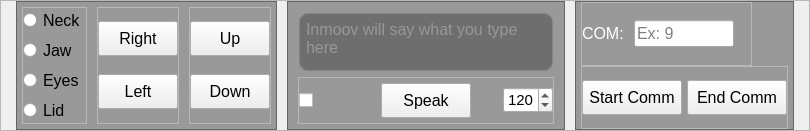
    <widget class="QFrame" name="bottomFrame">
     <property name="frameShape">
      <enum>QFrame::Shape::StyledPanel</enum>
     </property>
     <property name="frameShadow">
      <enum>QFrame::Shadow::Raised</enum>
     </property>
     <layout class="QHBoxLayout" name="horizontalLayout_7">
      <property name="spacing">
       <number>10</number>
      </property>
      <property name="leftMargin">
       <number>15</number>
      </property>
      <property name="topMargin">
       <number>0</number>
      </property>
      <property name="rightMargin">
       <number>15</number>
      </property>
      <property name="bottomMargin">
       <number>0</number>
      </property>
      <item alignment="Qt::AlignmentFlag::AlignLeft">
       <widget class="QFrame" name="controlArmFrame">
        <property name="styleSheet">
         <string notr="true">QFrame #controlArmFrame{
background-color:rgba(55, 55, 55, 120);
}</string>
        </property>
        <property name="frameShape">
         <enum>QFrame::Shape::StyledPanel</enum>
        </property>
        <property name="frameShadow">
         <enum>QFrame::Shadow::Raised</enum>
        </property>
        <layout class="QHBoxLayout" name="horizontalLayout_8">
         <property name="spacing">
          <number>10</number>
         </property>
         <property name="leftMargin">
          <number>5</number>
         </property>
         <property name="topMargin">
          <number>5</number>
         </property>
         <property name="rightMargin">
          <number>5</number>
         </property>
         <property name="bottomMargin">
          <number>5</number>
         </property>
         <item>
          <widget class="QFrame" name="partsFrame">
           <property name="frameShape">
            <enum>QFrame::Shape::StyledPanel</enum>
           </property>
           <property name="frameShadow">
            <enum>QFrame::Shadow::Raised</enum>
           </property>
           <layout class="QVBoxLayout" name="verticalLayout_2">
            <property name="spacing">
             <number>5</number>
            </property>
            <property name="leftMargin">
             <number>0</number>
            </property>
            <property name="topMargin">
             <number>0</number>
            </property>
            <property name="rightMargin">
             <number>0</number>
            </property>
            <property name="bottomMargin">
             <number>0</number>
            </property>
            <item>
             <widget class="QRadioButton" name="neckRadio">
              <property name="font">
               <font>
                <family>Segoe UI</family>
                <pointsize>12</pointsize>
               </font>
              </property>
              <property name="styleSheet">
               <string notr="true"/>
              </property>
              <property name="text">
               <string>Neck</string>
              </property>
             </widget>
            </item>
            <item>
             <widget class="QRadioButton" name="jawRadio">
              <property name="font">
               <font>
                <family>Segoe UI</family>
                <pointsize>12</pointsize>
               </font>
              </property>
              <property name="styleSheet">
               <string notr="true"/>
              </property>
              <property name="text">
               <string>Jaw</string>
              </property>
             </widget>
            </item>
            <item>
             <widget class="QRadioButton" name="eyesRadio">
              <property name="font">
               <font>
                <family>Segoe UI</family>
                <pointsize>12</pointsize>
               </font>
              </property>
              <property name="styleSheet">
               <string notr="true"/>
              </property>
              <property name="text">
               <string>Eyes</string>
              </property>
             </widget>
            </item>
            <item>
             <widget class="QRadioButton" name="lidRadio">
              <property name="font">
               <font>
                <pointsize>12</pointsize>
               </font>
              </property>
              <property name="text">
               <string>Lid</string>
              </property>
             </widget>
            </item>
           </layout>
          </widget>
         </item>
         <item>
          <widget class="QFrame" name="controlButtonsFrame">
           <property name="frameShape">
            <enum>QFrame::Shape::StyledPanel</enum>
           </property>
           <property name="frameShadow">
            <enum>QFrame::Shadow::Raised</enum>
           </property>
           <layout class="QVBoxLayout" name="verticalLayout_7">
            <property name="spacing">
             <number>5</number>
            </property>
            <property name="leftMargin">
             <number>0</number>
            </property>
            <property name="topMargin">
             <number>0</number>
            </property>
            <property name="rightMargin">
             <number>0</number>
            </property>
            <property name="bottomMargin">
             <number>0</number>
            </property>
            <item>
             <widget class="QPushButton" name="rightButton">
              <property name="minimumSize">
               <size>
                <width>80</width>
                <height>35</height>
               </size>
              </property>
              <property name="font">
               <font>
                <family>Segoe UI</family>
                <pointsize>12</pointsize>
               </font>
              </property>
              <property name="styleSheet">
               <string notr="true">QPushButton:hover {
    background-color:rgba(228, 96, 218, 50);
}

QPushButton:pressed {
    background-color:rgba(228, 96, 218, 150);
    border: 2px solid #CCCCCC; 
}
</string>
              </property>
              <property name="text">
               <string>Right</string>
              </property>
             </widget>
            </item>
            <item>
             <widget class="QPushButton" name="leftButton">
              <property name="minimumSize">
               <size>
                <width>80</width>
                <height>35</height>
               </size>
              </property>
              <property name="font">
               <font>
                <family>Segoe UI</family>
                <pointsize>12</pointsize>
               </font>
              </property>
              <property name="styleSheet">
               <string notr="true">QPushButton:hover {
	background-color: rgba(85, 170, 255, 50);
}

QPushButton:pressed {
    background-color: rgba(85, 170, 255, 150);
    border: 2px solid #CCCCCC; 
}
</string>
              </property>
              <property name="text">
               <string>Left</string>
              </property>
             </widget>
            </item>
           </layout>
          </widget>
         </item>
         <item>
          <widget class="QFrame" name="secondaryControlButtonFrame">
           <property name="frameShape">
            <enum>QFrame::Shape::StyledPanel</enum>
           </property>
           <property name="frameShadow">
            <enum>QFrame::Shadow::Raised</enum>
           </property>
           <layout class="QVBoxLayout" name="verticalLayout_12">
            <property name="spacing">
             <number>5</number>
            </property>
            <property name="leftMargin">
             <number>0</number>
            </property>
            <property name="topMargin">
             <number>0</number>
            </property>
            <property name="rightMargin">
             <number>0</number>
            </property>
            <property name="bottomMargin">
             <number>0</number>
            </property>
            <item>
             <widget class="QPushButton" name="upButton">
              <property name="minimumSize">
               <size>
                <width>80</width>
                <height>35</height>
               </size>
              </property>
              <property name="font">
               <font>
                <family>Segoe UI</family>
                <pointsize>12</pointsize>
               </font>
              </property>
              <property name="styleSheet">
               <string notr="true">QPushButton:hover {
    background-color:rgba(228, 96, 218, 50);
}

QPushButton:pressed {
    background-color:rgba(228, 96, 218, 150);
    border: 2px solid #CCCCCC; 
}
</string>
              </property>
              <property name="text">
               <string>Up</string>
              </property>
             </widget>
            </item>
            <item>
             <widget class="QPushButton" name="downButton">
              <property name="minimumSize">
               <size>
                <width>80</width>
                <height>35</height>
               </size>
              </property>
              <property name="font">
               <font>
                <family>Segoe UI</family>
                <pointsize>12</pointsize>
               </font>
              </property>
              <property name="styleSheet">
               <string notr="true">QPushButton:hover {
	background-color: rgba(85, 170, 255, 50);
}

QPushButton:pressed {
    background-color: rgba(85, 170, 255, 150);
    border: 2px solid #CCCCCC; 
}
</string>
              </property>
              <property name="text">
               <string>Down</string>
              </property>
             </widget>
            </item>
           </layout>
          </widget>
         </item>
        </layout>
       </widget>
      </item>
      <item alignment="Qt::AlignmentFlag::AlignHCenter">
       <widget class="QFrame" name="speakFrame">
        <property name="styleSheet">
         <string notr="true">QFrame #speakFrame{
background-color:rgba(55, 55, 55, 120);
}</string>
        </property>
        <property name="frameShape">
         <enum>QFrame::Shape::StyledPanel</enum>
        </property>
        <property name="frameShadow">
         <enum>QFrame::Shadow::Raised</enum>
        </property>
        <layout class="QVBoxLayout" name="verticalLayout_10">
         <property name="spacing">
          <number>5</number>
         </property>
         <property name="leftMargin">
          <number>10</number>
         </property>
         <property name="topMargin">
          <number>10</number>
         </property>
         <property name="rightMargin">
          <number>10</number>
         </property>
         <property name="bottomMargin">
          <number>5</number>
         </property>
         <item>
          <widget class="QTextEdit" name="textToSpeechEdit">
           <property name="sizePolicy">
            <sizepolicy hsizetype="Fixed" vsizetype="Fixed">
             <horstretch>0</horstretch>
             <verstretch>0</verstretch>
            </sizepolicy>
           </property>
           <property name="maximumSize">
            <size>
             <width>16777215</width>
             <height>60</height>
            </size>
           </property>
           <property name="font">
            <font>
             <pointsize>12</pointsize>
            </font>
           </property>
           <property name="styleSheet">
            <string notr="true"> QTextEdit {
    background-color: rgba(80, 80, 80, 150);
    border-radius: 10px;
    padding:2px;
    border: 2px solid rgba(150, 150, 150, 150);
    color: silver;
}

QTextEdit:hover {
	background-color: rgba(80, 80, 80, 150);
    border: 2px solid rgba(255, 255, 255, 150);
}</string>
           </property>
           <property name="autoFormatting">
            <set>QTextEdit::AutoFormattingFlag::AutoNone</set>
           </property>
           <property name="documentTitle">
            <string/>
           </property>
           <property name="overwriteMode">
            <bool>true</bool>
           </property>
           <property name="placeholderText">
            <string>Inmoov will say what you type here</string>
           </property>
          </widget>
         </item>
         <item>
          <widget class="QFrame" name="speakControlFrame">
           <property name="frameShape">
            <enum>QFrame::Shape::StyledPanel</enum>
           </property>
           <property name="frameShadow">
            <enum>QFrame::Shadow::Raised</enum>
           </property>
           <layout class="QHBoxLayout" name="horizontalLayout_2">
            <property name="spacing">
             <number>0</number>
            </property>
            <property name="leftMargin">
             <number>0</number>
            </property>
            <property name="topMargin">
             <number>0</number>
            </property>
            <property name="rightMargin">
             <number>0</number>
            </property>
            <property name="bottomMargin">
             <number>0</number>
            </property>
            <item alignment="Qt::AlignmentFlag::AlignLeft">
             <widget class="QCheckBox" name="voiceCheck">
              <property name="sizePolicy">
               <sizepolicy hsizetype="Fixed" vsizetype="Fixed">
                <horstretch>0</horstretch>
                <verstretch>0</verstretch>
               </sizepolicy>
              </property>
              <property name="toolTip">
               <string>Speech Voice</string>
              </property>
              <property name="toolTipDuration">
               <number>2000</number>
              </property>
              <property name="text">
               <string/>
              </property>
             </widget>
            </item>
            <item alignment="Qt::AlignmentFlag::AlignHCenter">
             <widget class="QPushButton" name="speakButton">
              <property name="sizePolicy">
               <sizepolicy hsizetype="Fixed" vsizetype="Fixed">
                <horstretch>0</horstretch>
                <verstretch>0</verstretch>
               </sizepolicy>
              </property>
              <property name="minimumSize">
               <size>
                <width>90</width>
                <height>35</height>
               </size>
              </property>
              <property name="font">
               <font>
                <family>Segoe UI</family>
                <pointsize>12</pointsize>
                <bold>false</bold>
               </font>
              </property>
              <property name="styleSheet">
               <string notr="true">QPushButton:hover {
    background-color:rgba(255, 144, 0, 50);    
}


QPushButton:pressed {
    background-color:rgba(255, 144, 0, 150);
    border: 2px solid #CCCCCC; 
}
</string>
              </property>
              <property name="text">
               <string>Speak</string>
              </property>
             </widget>
            </item>
            <item alignment="Qt::AlignmentFlag::AlignRight">
             <widget class="QSpinBox" name="rateSpin">
              <property name="maximumSize">
               <size>
                <width>50</width>
                <height>16777215</height>
               </size>
              </property>
              <property name="font">
               <font>
                <pointsize>11</pointsize>
               </font>
              </property>
              <property name="toolTip">
               <string>Speech Rate</string>
              </property>
              <property name="toolTipDuration">
               <number>2000</number>
              </property>
              <property name="styleSheet">
               <string notr="true"/>
              </property>
              <property name="alignment">
               <set>Qt::AlignmentFlag::AlignCenter</set>
              </property>
              <property name="keyboardTracking">
               <bool>false</bool>
              </property>
              <property name="showGroupSeparator" stdset="0">
               <bool>false</bool>
              </property>
              <property name="minimum">
               <number>60</number>
              </property>
              <property name="maximum">
               <number>400</number>
              </property>
              <property name="singleStep">
               <number>20</number>
              </property>
              <property name="value">
               <number>120</number>
              </property>
             </widget>
            </item>
           </layout>
          </widget>
         </item>
        </layout>
       </widget>
      </item>
      <item alignment="Qt::AlignmentFlag::AlignRight">
       <widget class="QFrame" name="communicationFrame">
        <property name="styleSheet">
         <string notr="true">QFrame #communicationFrame{
background-color:rgba(55, 55, 55, 120);
}</string>
        </property>
        <property name="frameShape">
         <enum>QFrame::Shape::StyledPanel</enum>
        </property>
        <property name="frameShadow">
         <enum>QFrame::Shadow::Raised</enum>
        </property>
        <layout class="QVBoxLayout" name="verticalLayout_6">
         <property name="spacing">
          <number>0</number>
         </property>
         <property name="leftMargin">
          <number>5</number>
         </property>
         <property name="topMargin">
          <number>0</number>
         </property>
         <property name="rightMargin">
          <number>5</number>
         </property>
         <property name="bottomMargin">
          <number>0</number>
         </property>
         <item alignment="Qt::AlignmentFlag::AlignLeft">
          <widget class="QFrame" name="portFrame">
           <property name="frameShape">
            <enum>QFrame::Shape::StyledPanel</enum>
           </property>
           <property name="frameShadow">
            <enum>QFrame::Shadow::Raised</enum>
           </property>
           <layout class="QHBoxLayout" name="horizontalLayout_5">
            <property name="spacing">
             <number>10</number>
            </property>
            <property name="leftMargin">
             <number>0</number>
            </property>
            <property name="topMargin">
             <number>0</number>
            </property>
            <property name="rightMargin">
             <number>0</number>
            </property>
            <property name="bottomMargin">
             <number>0</number>
            </property>
            <item>
             <widget class="QLabel" name="comLabel">
              <property name="sizePolicy">
               <sizepolicy hsizetype="Fixed" vsizetype="Fixed">
                <horstretch>0</horstretch>
                <verstretch>0</verstretch>
               </sizepolicy>
              </property>
              <property name="font">
               <font>
                <family>Segoe UI</family>
                <pointsize>12</pointsize>
               </font>
              </property>
              <property name="styleSheet">
               <string notr="true">color:white;</string>
              </property>
              <property name="text">
               <string>COM:</string>
              </property>
              <property name="alignment">
               <set>Qt::AlignmentFlag::AlignLeading|Qt::AlignmentFlag::AlignLeft|Qt::AlignmentFlag::AlignVCenter</set>
              </property>
             </widget>
            </item>
            <item>
             <widget class="QLineEdit" name="portLineEdit">
              <property name="sizePolicy">
               <sizepolicy hsizetype="Fixed" vsizetype="Fixed">
                <horstretch>0</horstretch>
                <verstretch>0</verstretch>
               </sizepolicy>
              </property>
              <property name="maximumSize">
               <size>
                <width>100</width>
                <height>16777215</height>
               </size>
              </property>
              <property name="font">
               <font>
                <family>Segoe UI</family>
                <pointsize>12</pointsize>
               </font>
              </property>
              <property name="styleSheet">
               <string notr="true"/>
              </property>
              <property name="inputMask">
               <string/>
              </property>
              <property name="text">
               <string/>
              </property>
              <property name="placeholderText">
               <string>Ex: 9</string>
              </property>
             </widget>
            </item>
            <item>
             <widget class="QLabel" name="feedbackLabel">
              <property name="maximumSize">
               <size>
                <width>50</width>
                <height>48</height>
               </size>
              </property>
              <property name="text">
               <string/>
              </property>
              <property name="pixmap">
               <pixmap resource="resources.qrc">:/Labels/red.png</pixmap>
              </property>
              <property name="scaledContents">
               <bool>true</bool>
              </property>
             </widget>
            </item>
           </layout>
          </widget>
         </item>
         <item>
          <widget class="QFrame" name="controlComFrame">
           <property name="frameShape">
            <enum>QFrame::Shape::StyledPanel</enum>
           </property>
           <property name="frameShadow">
            <enum>QFrame::Shadow::Raised</enum>
           </property>
           <layout class="QHBoxLayout" name="horizontalLayout_4">
            <property name="spacing">
             <number>5</number>
            </property>
            <property name="leftMargin">
             <number>0</number>
            </property>
            <property name="topMargin">
             <number>0</number>
            </property>
            <property name="rightMargin">
             <number>0</number>
            </property>
            <property name="bottomMargin">
             <number>0</number>
            </property>
            <item>
             <widget class="QPushButton" name="startComButton">
              <property name="sizePolicy">
               <sizepolicy hsizetype="Fixed" vsizetype="Fixed">
                <horstretch>0</horstretch>
                <verstretch>0</verstretch>
               </sizepolicy>
              </property>
              <property name="minimumSize">
               <size>
                <width>100</width>
                <height>35</height>
               </size>
              </property>
              <property name="font">
               <font>
                <family>Segoe UI</family>
                <pointsize>12</pointsize>
                <bold>false</bold>
               </font>
              </property>
              <property name="styleSheet">
               <string notr="true">QPushButton:hover {
    background-color:rgba(255, 144, 0, 50);    
}


QPushButton:pressed {
    background-color:rgba(255, 144, 0, 150);
    border: 2px solid #CCCCCC; 
}
</string>
              </property>
              <property name="text">
               <string>Start Comm</string>
              </property>
             </widget>
            </item>
            <item>
             <widget class="QPushButton" name="endComButton">
              <property name="sizePolicy">
               <sizepolicy hsizetype="Fixed" vsizetype="Fixed">
                <horstretch>0</horstretch>
                <verstretch>0</verstretch>
               </sizepolicy>
              </property>
              <property name="minimumSize">
               <size>
                <width>100</width>
                <height>35</height>
               </size>
              </property>
              <property name="font">
               <font>
                <family>Segoe UI</family>
                <pointsize>12</pointsize>
                <bold>false</bold>
               </font>
              </property>
              <property name="styleSheet">
               <string notr="true">QPushButton:hover {
    background-color: rgba(255, 30, 30, 50);    
}


QPushButton:pressed {
    background-color :rgba(255, 30, 30, 150);    
    border: 2px solid #CCCCCC; 
}
</string>
              </property>
              <property name="text">
               <string>End Comm</string>
              </property>
             </widget>
            </item>
           </layout>
          </widget>
         </item>
        </layout>
       </widget>
      </item>
     </layout>
    </widget>
